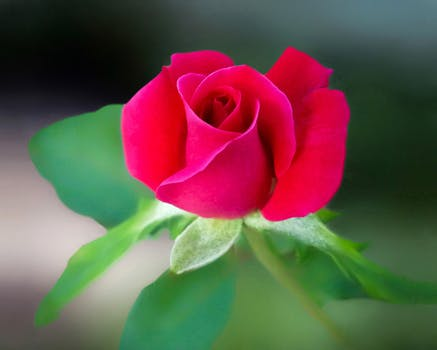
//> input picture sobel filter/sample.jpeg, 437 x 350 px
$ ./manual_sobel   (built with g++ and OpenCV 4)
//> lines starting //> are read from the running program, lines starting //| are printed output that depends on the picture
#include "opencv2/imgproc/imgproc.hpp"
#include "opencv2/highgui/highgui.hpp"
#include <stdlib.h>
#include <stdio.h>
#include <iostream>

using namespace cv;
using namespace std;

char mask [3][3]=  {{-1,-2,-1},{0,0,0},{1,2,1}};

void masking(Mat image){

Mat temImage= image.clone();
for (int i = 1; i < image.rows-1; i++)
{
    for (int j = 1; j < image.cols-1; j++)
    {

            int pixel1 = image.at<uchar>(i-1,j-1)* -1;
            int pixel2 = image.at<uchar>(i,j-1)* -2;
            int pixel3 = image.at<uchar>(i+1,j-1)* -1;

            int pixel4 = image.at<uchar>(i-1,j)* 0;
            int pixel5 = image.at<uchar>(i,j)* 0;
            int pixel6 = image.at<uchar>(i+1,j)* 0;

            int pixel7 = image.at<uchar>(i-1,j+1)* 1;
            int pixel8 = image.at<uchar>(i,j+1)* 2;
            int pixel9 = image.at<uchar>(i+1,j+1)* 1;

	    int pixel11 = image.at<uchar>(i-1,j-1)* -1;
            int pixel21 = image.at<uchar>(i,j-1)* 0;
            int pixel31 = image.at<uchar>(i+1,j-1)* 1;

            int pixel41 = image.at<uchar>(i-1,j)* -2;
            int pixel51 = image.at<uchar>(i,j)* 0;
            int pixel61 = image.at<uchar>(i+1,j)* 2;

            int pixel71 = image.at<uchar>(i-1,j+1)* -1;
            int pixel81 = image.at<uchar>(i,j+1)* 0;
            int pixel91 = image.at<uchar>(i+1,j+1)* 1;


            int sum = pixel1 + pixel2 + pixel3 + pixel4 + pixel5 + pixel6 + pixel7 + pixel8 + pixel9;
  int sum1 = pixel11 + pixel21 + pixel31 + pixel41 + pixel51 + pixel61 + pixel71 + pixel81 + pixel91;


sum+=sum1;
           if(sum < 0)
            {
                sum = 0;
            }

            if(sum > 255)
                sum = 255;

            temImage.at<uchar>(i,j)= sum;


    }

}
imshow( "Display", temImage );

}
int main( int argc, char** argv ){
Mat src_gray;
Mat input_image = imread("sample.jpeg" , CV_LOAD_IMAGE_COLOR);
//> input_image is the input picture: 350 rows x 437 cols, CV_8UC3; mean B, G, R 73.6, 84.3, 103.2
cvtColor( input_image, src_gray, CV_BGR2GRAY );
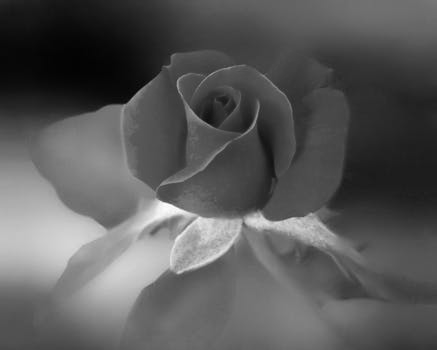
//> src_gray: 350 rows x 437 cols, CV_8UC1; min 3, max 255, mean 88.7
masking(src_gray);
//> after the loop in masking, `for (int i = 1; i < image.rows-1; i++)`:
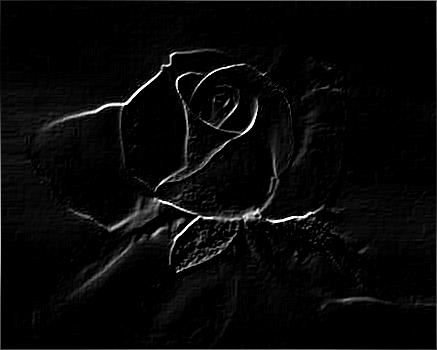
//> temImage: 350 rows x 437 cols, CV_8UC1; min 0, max 255, mean 8
waitKey(0);
return 0;

}
